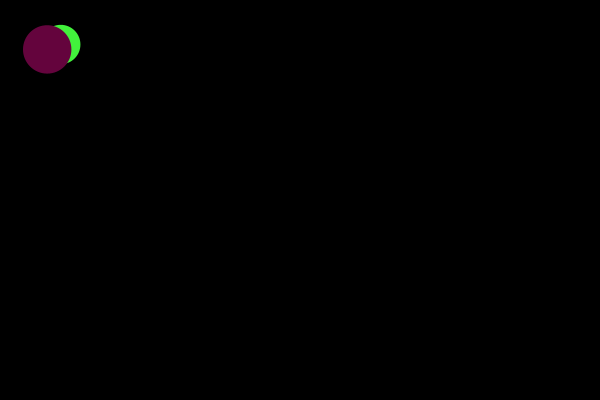
Frame 1 (no input)
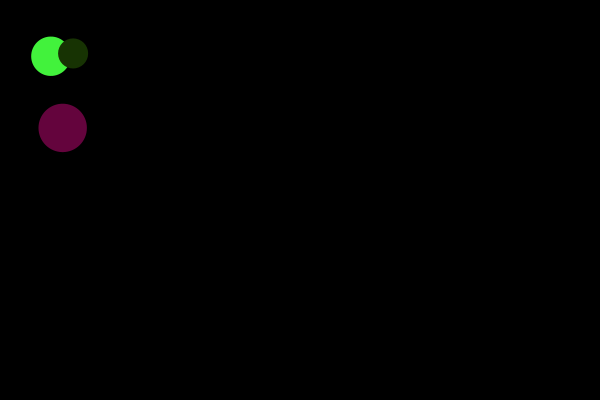
Frame 60 (the mouse pressed at the canvas centre just before this capture)
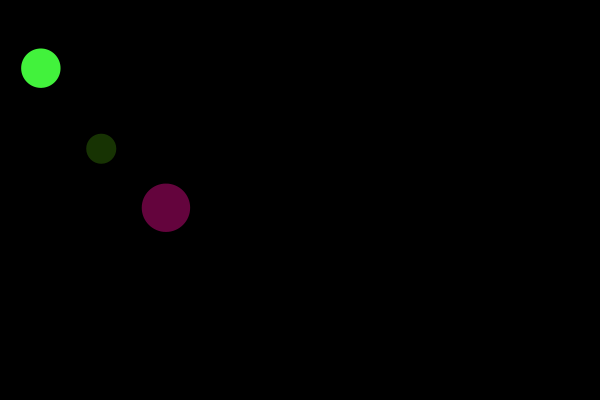
Frame 120 (the mouse held since frame 60 and released just before this capture)

The Processing sketch that drew these frames (run headless with seeded random() and noise(); from frame 60 on, the mouse is pressed at the canvas centre):

// Processing sketch: Ball_Klasse_00
// ── Ball_Klasse_00.pde
Ball b1 = new Ball();
Ball b2 = new Ball();
Ball b3 = new Ball();

void setup() {

  size(600, 400);

}

void draw() {
  background(0);

  b1.render();
  b2.render();
  b3.render();

  b1.update();
  b2.update();
  b3.update();
}

// ── Ball.pde
class Ball {
  PVector pos;
  PVector speed;
  float d = random(20, 50);
  color c = color(random(255), random(255), random(255));
  
  Ball() {
    pos = new PVector(random(35, width-35), random(35, height-35));
    speed = new PVector(random(-2, 2), random(-2,2));
  }

  void render() {
  
    noStroke();
    fill(c);
    ellipse(pos.x, pos.y, d, d);
  }

  void update() {
    pos.add(speed);
    if (pos.x < 5 || pos.x > width-5) {
      speed.x = -speed.x;
    }
    if (pos.y < 5 || pos.y > height-5) {
      speed.y = -speed.y;
    }
  }
}
